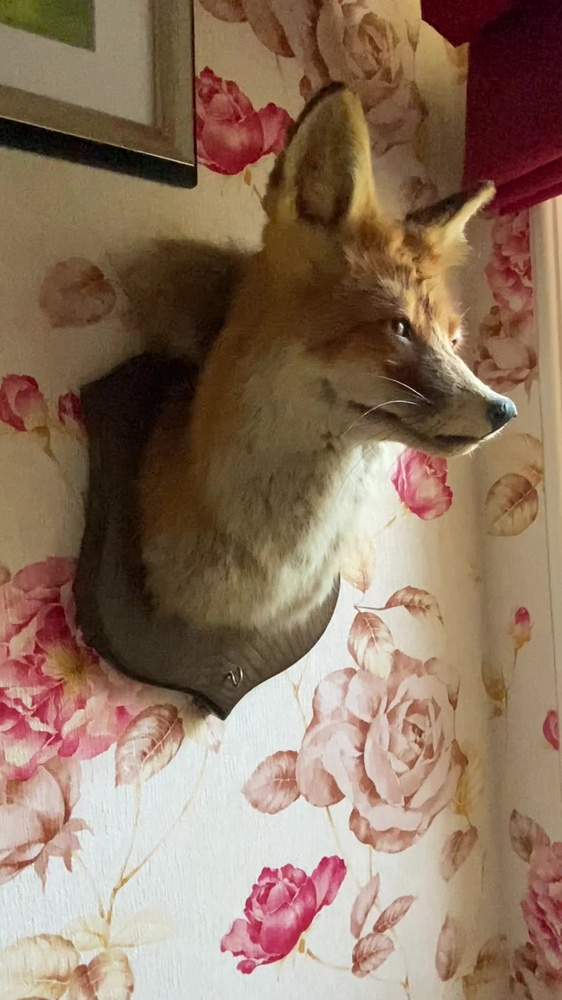
#> input picture NeRF_instant/data/nerf/fox/images/0001.jpg, 562 x 1000 px, shrunk from 1080 x 1920 before the run, found by its file name; its folder holds 4 pictures in this run
$ python image_filter.py   (older library calls are emulated)
#> lines starting #> are read from the running program, lines starting #| are printed output that depends on the picture; long printed decimals are rounded
import os
import cv2
from PIL import Image
import numpy as np

def is_blurred(image):
    gray = cv2.cvtColor(image, cv2.COLOR_BGR2GRAY)
    variance = cv2.Laplacian(gray, cv2.CV_64F).var()
    return variance

path = r"C:\Users\camp\GIT\arthro_nerf\LEGO\images"

# Get a list of all files in the directory
images = os.listdir(path)

# Initialize the counter
counter = 0

for image_name in images:
    # Check if the file is an image by looking at its extension
    if image_name.lower().endswith(('.png', '.jpg', '.jpeg')):
        file_path = os.path.join(path, image_name)

        image = cv2.imread(file_path)
#> image is the input picture: shape (1000, 562, 3); mean B, G, R 95.7, 116.1, 141.1

        # Check if the image was correctly loaded
        if image is not None:
            variance = is_blurred(image)
#> in is_blurred, `gray = cv2.cvtColor(image, cv2.COLOR_BGR2GRAY)`:
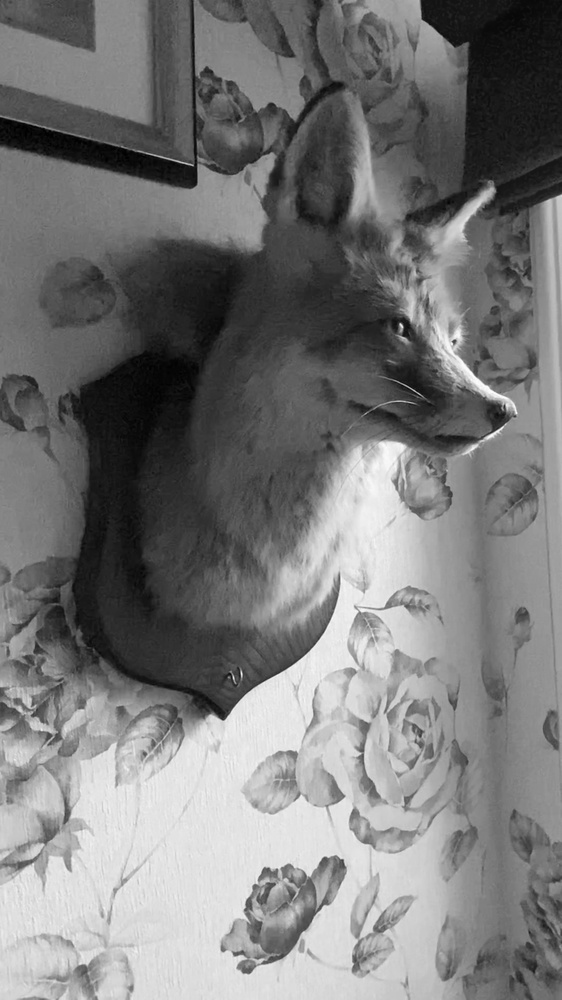
#> gray: shape (1000, 562); min 0, max 254, mean 121.2
#> in is_blurred, `variance = cv2.Laplacian(gray, cv2.CV_64F).var()`: variance = 176.8
#> variance = 176.8
            if variance > 140:
                # Increase the counter if the variance is bigger than 140
                counter += 1
            print(f"Image: {image_name}")
            print(f"Is blurred: {variance}")
#| Is blurred: 176.822
            print("--------------------------")
        else:
            print(f"Image not loaded correctly: {image_name}")
    else:
        print(f"Not an image file: {image_name}")
#> pass 2 of the loop `for image_name in images:`:
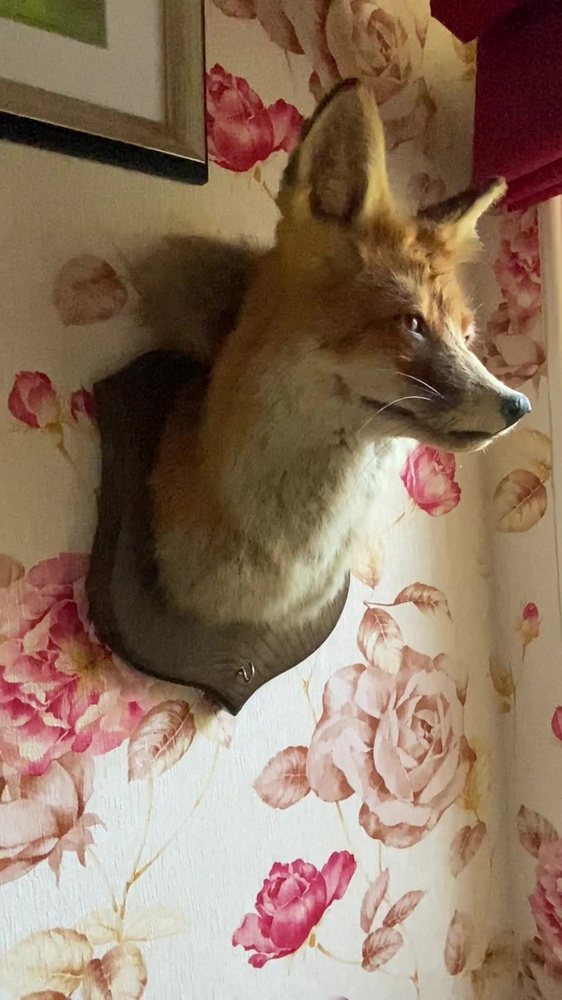
#> input picture NeRF_instant/data/nerf/fox/images/0002.jpg, 562 x 1000 px, shrunk from 1080 x 1920 before the run, found by its file name
#> image is the input picture: shape (1000, 562, 3); mean B, G, R 96.1, 116.5, 141
#> in is_blurred (call 2), `gray = cv2.cvtColor(image, cv2.COLOR_BGR2GRAY)`:
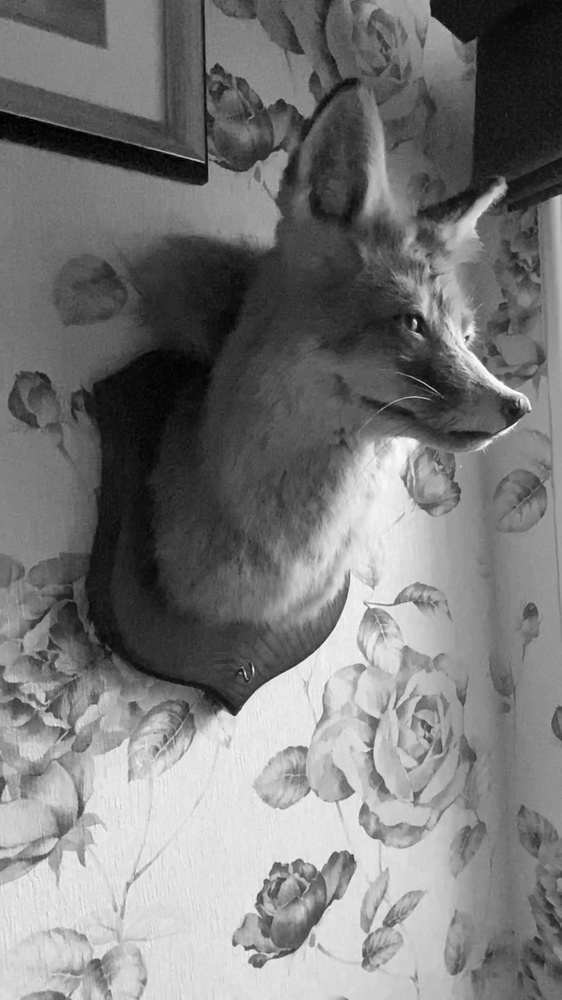
#> gray: shape (1000, 562); min 0, max 254, mean 121.5
#> in is_blurred (call 2), `variance = cv2.Laplacian(gray, cv2.CV_64F).var()`: variance = 183.3
#| Is blurred: 183.311
#> pass 3 of the loop `for image_name in images:`:
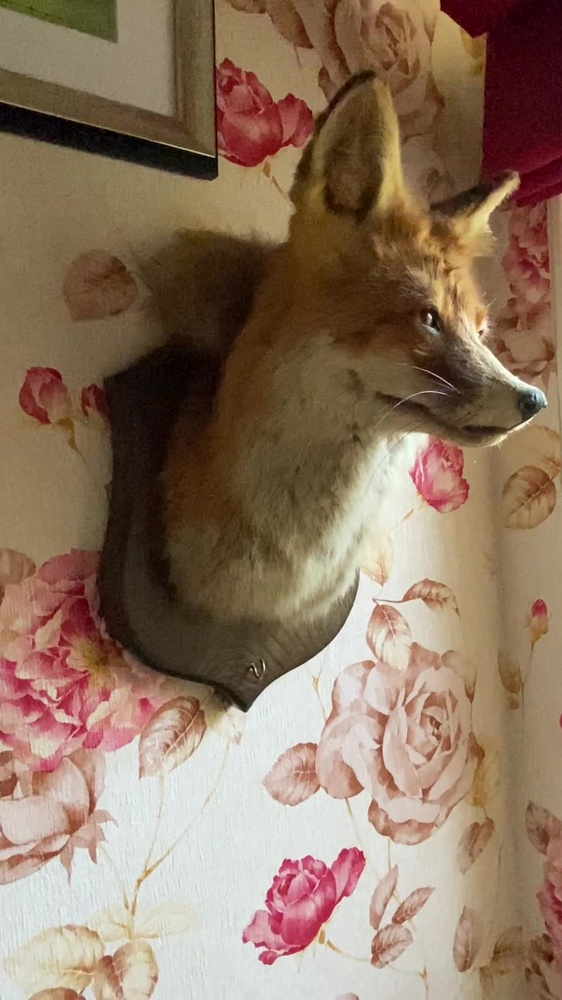
#> input picture NeRF_instant/data/nerf/fox/images/0003.jpg, 562 x 1000 px, shrunk from 1080 x 1920 before the run, found by its file name
#> image is the input picture: shape (1000, 562, 3); mean B, G, R 96.4, 116.9, 141.1
#> in is_blurred (call 3), `gray = cv2.cvtColor(image, cv2.COLOR_BGR2GRAY)`:
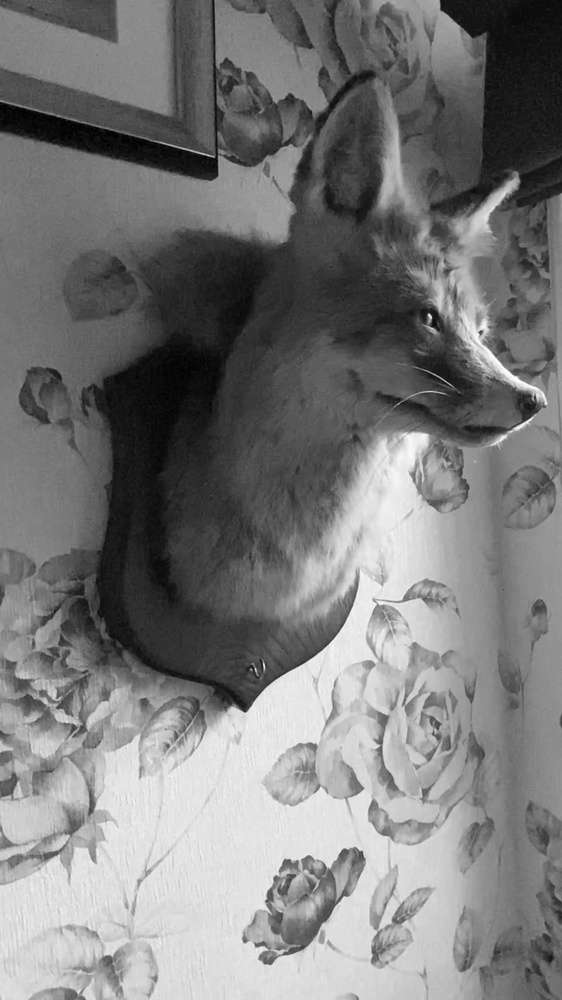
#> gray: shape (1000, 562); min 0, max 254, mean 121.8
#> in is_blurred (call 3), `variance = cv2.Laplacian(gray, cv2.CV_64F).var()`: variance = 180.3
#| Is blurred: 180.345
#> the loop made 4 passes; the first 3 are shown

# Print the final count
print(f"Number of images with variance greater than 140: {counter}")
